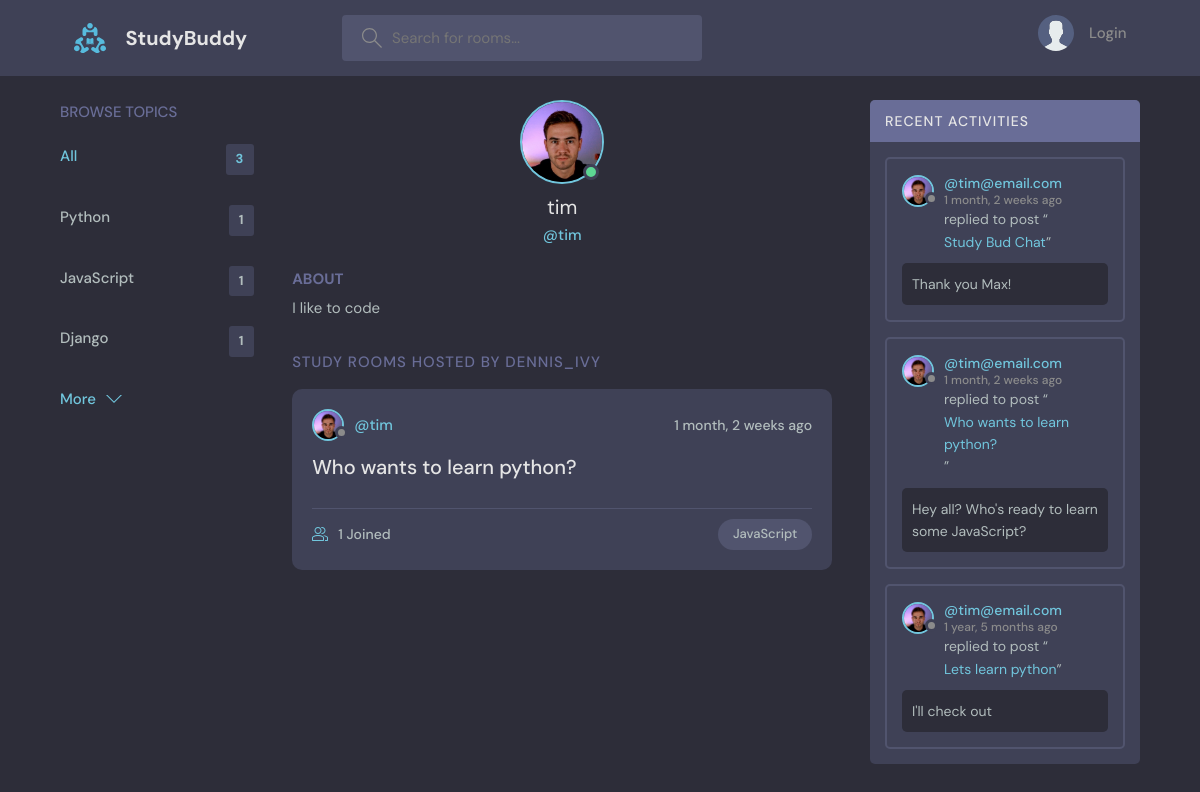
Page /user-profile/2/ on the committed database.
### base/models.py (models this page shows, shortened)
class Topic(models.Model):
    name = models.CharField(max_length=200)

class User(AbstractUser):
    name = models.CharField(max_length= 200, null= True)
    email = models.EmailField(unique= True , null= True)
    bio = models.TextField(null= True)
    avator = models.ImageField(null= True, default= "avatar.svg")
    USERNAME_FIELD = 'email'
    REQUIRED_FIELDS = []

class Room(models.Model):
    host = models.ForeignKey(User, on_delete= models.SET_NULL, null= True)
    topic = models.ForeignKey(Topic, on_delete= models.SET_NULL, null= True)
    name = models.CharField(max_length=200)
    description = models.TextField(null= True, blank= True)
    participants = models.ManyToManyField(
        User, related_name="participants", blank= True)
    updated = models.DateTimeField(auto_now= True)
    created = models.DateTimeField(auto_now_add= True)
    class Meta:
        ordering = ['-updated', '-created']
    def __str__(self):
        return self.name

class Message(models.Model):
    user = models.ForeignKey(User, on_delete= models.CASCADE)
    room = models.ForeignKey(Room, on_delete= models.CASCADE)
    body = models.TextField()
    updated = models.DateTimeField(auto_now= True)
    created = models.DateTimeField(auto_now_add= True)
    class Meta:
        ordering = ['-updated', '-created']

### base/views.py (the view)
# urls.py: path('user-profile/<str:pk>/', views.userProfile, name="user-profile"),
def userProfile(request, pk):
    user = User.objects.get(id = pk)
    rooms = user.room_set.all()
    room_messages = user.message_set.all()
    topics = Topic.objects.all()
    context = {"user": user, "rooms": rooms,
                "room_messages": room_messages, "topics": topics}
    return render(request, 'base/profile.html', context)

### base/templates/base/profile.html (shortened to what this page needs)
{% extends 'main.html' %}
{% block content %}
<main class="profile-page layout layout--3">
  <div class="container">
    {% include 'base/topics_component.html' %}
    <div class="roomList">
      <div class="profile">
        <div class="profile__avatar">
          <div class="avatar avatar--large active">
            <img src="{{user.avator.url}}" />
          </div>
        </div>
        <div class="profile__info">
          <h3>{{user.username}}</h3>
          <p>@{{user.username}}</p>
        </div>
        <div class="profile__about">
          <h3>About</h3>
          <p>
            {{user.bio}}
          </p>
        </div>
      </div>
      <div class="roomList__header">
        <div>
          <h2>Study Rooms Hosted by dennis_ivy</a>
          </h2>
        </div>
      </div>
      {% include 'base/feed_component.html' %}
    </div>
    {% include 'base/activity_component.html' %}
  </div>
</main>
{% endblock content %}

### base/templates/base/topics_component.html
<div class="topics">
  <div class="topics__header">
    <h2>Browse Topics</h2>
  </div>
  <ul class="topics__list">
    <li>
      <a href="/" class="active">All <span>{{topics.count}}</span></a>
    </li>
    {% for topic in topics %}
    <li>
      <a href="{% url 'home' %}?q={{topic.name}}">{{topic.name}} <span>{{topic.room_set.all.count}}</span></a>
    </li>
    {% endfor %}
  </ul>
  <a class="btn btn--link" href="{% url 'topics' %}">
    More
    <svg version="1.1" xmlns="http://www.w3.org/2000/svg" width="32" height="32" viewBox="0 0 32 32">
      <title>chevron-down</title>
      <path d="M16 21l-13-13h-3l16 16 16-16h-3l-13 13z"></path>
    </svg>
  </a>
</div>

### base/templates/base/feed_component.html (shortened to what this page needs)
{% for room in rooms %}
<div class="roomListRoom">
    <div class="roomListRoom__header">
      <a href="{% url 'user-profile' room.host.id %}" class="roomListRoom__author">
        <div class="avatar avatar--small">
          <img src="{{room.host.avator.url}}" />
        </div>
        <span>@{{room.host.username}}</span>
      </a>
      <div class="roomListRoom__actions">
        <span>{{room.created | timesince}} ago</span>
      </div>
    </div>
    <div class="roomListRoom__content">
      <a href="{% url 'room' room.id %}">{{room.name}}</a>
    </div>
    <div class="roomListRoom__meta">
      <a href="{% url 'room' room.id %}" class="roomListRoom__joined">
        {{room.participants.all.count}} Joined
      </a>
      <p class="roomListRoom__topic">{{room.topic.name}}</p>
    </div>
</div>
{% endfor %}

### base/templates/base/activity_component.html (shortened to what this page needs)
<div class="activities">
    <div class="activities__header">
      <h2>Recent Activities</h2>
    </div>
    {% for message in room_messages %}
    <div class="activities__box">
      <div class="activities__boxHeader roomListRoom__header">
        <a href="{% url 'user-profile' message.user.id %}" class="roomListRoom__author">
          <div class="avatar avatar--small">
            <img src="{{message.user.avator.url}}" />
          </div>
          <p>
            @{{message.user}}
            <span>{{message.created | timesince}} ago</span>
          </p>
        </a>
      </div>
      <div class="activities__boxContent">
        <p>replied to post “<a href="{% url 'room' message.room.id %}">{{message.room}}</a>”</p>
        <div class="activities__boxRoomContent">
          {{message.body}}
        </div>
      </div>
    </div>
    {% endfor %}
</div>

### rows in the picture
Topic: name "Python", room_set.all.count "1"
Topic: name "JavaScript", room_set.all.count "1"
Topic: name "Django", room_set.all.count "1"
User: avator (picture), username "tim", bio "I like to code"
Room: host.avator (picture), host.username "tim", created "1 month, 2 weeks", name "Who wants to learn python?", participants.all.count "1", topic.name "JavaScript"
Message: user.avator (picture), user "tim@email.com", created "1 month, 2 weeks", room "Study Bud Chat", body "Thank you Max!"
Message: user.avator (picture), user "tim@email.com", created "1 month, 2 weeks", room "Who wants to learn python?", body "Hey all? Who's ready to learn some JavaScript?"
Message: user.avator (picture), user "tim@email.com", created "1 year, 5 months", room "Lets learn python", body "I'll check out"

### other values in the picture
{{ topics.count }} "3"
